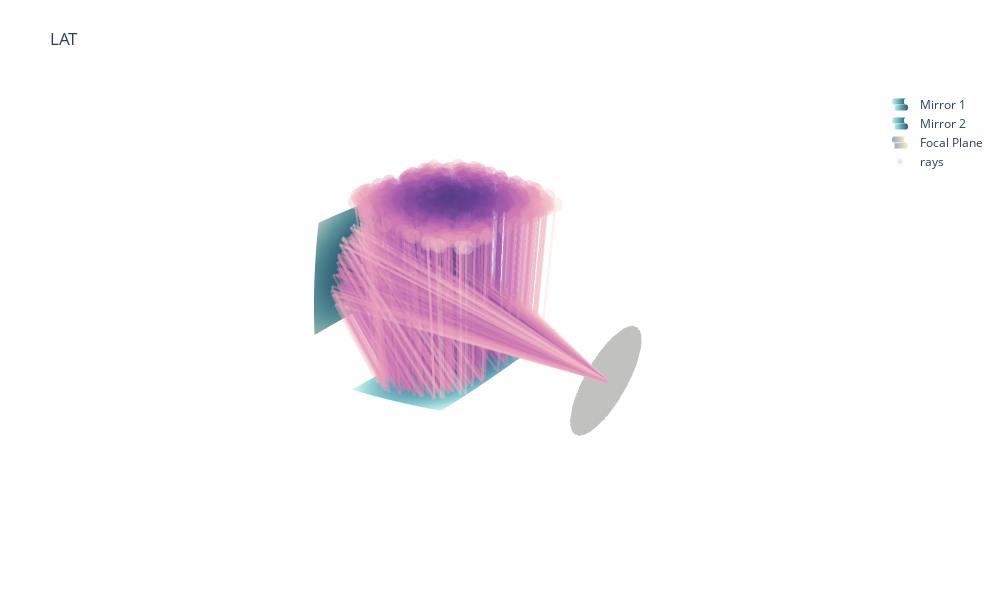

The notebook cell this image was saved under:
### Code cell
######### draw the mirrors and focal plane #############

miiror_size = 6000.0/np.cos(np.arctan(1 / 2))
msf = miiror_size/2.0

# positions of mirror 1 surface
x_m1 = np.linspace(-msf,msf,10, endpoint=True) # [mm]
y_m1 = np.linspace(-msf,msf,10, endpoint=True) # [mm]
x_m1, y_m1 = np.meshgrid(x_m1, y_m1)
height_1 = lgeo.z1(x_m1, y_m1)
x_m1, y_m1, z_m1 = lgeo.m1_into_tele(x_m1, y_m1, height_1)

# positions of mirror 2 surface
x_m2 = np.linspace(-msf,msf,10, endpoint=True) # [mm]
y_m2 = np.linspace(-msf,msf,10, endpoint=True) # [mm]
x_m2, y_m2 = np.meshgrid(x_m2, y_m2)
height_2 = lgeo.z2(x_m2, y_m2)
x_m2, y_m2, z_m2 = lgeo.m2_into_tele(x_m2, y_m2, height_2)

# positions of focal plane 
x_fp = np.linspace(-2000,2000,100, endpoint=True) # [mm]
y_fp = np.linspace(-2000,2000,100, endpoint=True) # [mm]
x_fp, y_fp = np.meshgrid(x_fp, x_fp)
z_fp = lgeo.z_focal(x_fp,y_fp)
r = np.sqrt(x_fp**2 + y_fp**2)
z_fp = np.where(r<2000,z_fp,np.nan)
x_fp,y_fp,z_fp = lgeo.foc_into_tele(x_fp,y_fp,z_fp,tg_el0, tg_az0)

plot_m1 = go.Surface(
                            x = x_m1,
                            y = y_m1,
                            z = z_m1,
                            surfacecolor=height_1, 
                            colorscale='Teal',
                            showscale= False, 
                            name = 'Mirror 1',
                            text="Mirror 1", 
                            showlegend = True, 
                            hoverinfo="name"
                        )

plot_m2 = go.Surface(
                            x = x_m2,
                            y = y_m2,
                            z = z_m2,
                            surfacecolor=-height_2,
                            colorscale='Teal',
                            showscale= False, 
                            name = 'Mirror 2',
                            showlegend = True, 
                            hoverinfo="name"
                        )

plot_fp = go.Surface(
                            x = x_fp,
                            y = y_fp,
                            z = z_fp,
                            surfacecolor=z_fp*0 + 0.6,
                            colorscale='Cividis',
                            showscale= False, 
                            opacity=0.4,
                            name = 'Focal Plane',
                            showlegend = True, 
                            hoverinfo="name"
                        )

plot_setup = [plot_m1, plot_m2, plot_fp]


######### draw the rays obtained from the simulation #############
apfield_t = apfield_t
fp = np.where(apfield_t[15,:]!=0) #Ignore rays that missed the focal plane
amp_min = np.min(apfield_t[16,:][fp])
amp_max = np.max(apfield_t[16,:][fp])
x_foc, y_foc, z_foc = P_rx

plot_rays = []
x_a_list, y_a_list, z_a_list = [], [], []
amp_list = []
for ii in np.unique(np.random.randint(low=0, high=len(apfield_t[15]), size=1000)):
    if apfield_t[15][ii] !=0 :
        x_m1, y_m1, z_m1 = apfield_t[3][ii], apfield_t[4][ii], apfield_t[5][ii]
        x_m2, y_m2, z_m2 = apfield_t[0][ii], apfield_t[1][ii], apfield_t[2][ii]
        x_a, y_a, z_a = apfield_t[9][ii], apfield_t[10][ii], apfield_t[11][ii]


        xline = [ x_a, x_m1, x_m2, x_foc]
        yline = [ y_a, y_m1, y_m2, y_foc]
        zline = [ z_a, z_m1, z_m2, z_foc]
    
        amp = apfield_t[16,:][ii]

        my_color = ('rgba('+str(np.random.randint(50, high = 200))+','+
                    str(np.random.randint(50, high = 200))+','+
                    str(np.random.randint(50, high = 200)))

        ray_line =go.Scatter3d(
                            x=xline, 
                            y=yline, 
                            z=zline,
                            mode='lines',
                            line=dict(
                                    color=[amp,amp,amp,amp],
                                    cmax=amp_max, 
                                    cmin=amp_min,
                                    width=5, 
                                    colorscale='Purpor', 
                                    ), 
                            opacity=0.4,
                            showlegend = False,
                            hoverinfo='none', 
                            )

        plot_rays.append(ray_line)
        x_a_list.append(x_a)
        y_a_list.append(y_a)
        z_a_list.append(z_a)
        amp_list.append(amp)

plot_ap = [go.Scatter3d(
                        x = x_a_list, y = y_a_list, z = z_a_list, 
                        mode = 'markers', 
                        marker=dict(symbol="circle", size=5, colorscale='Purpor', color=amp_list), 
                        opacity=0.4,
                        showlegend = True,
                        hoverinfo='name', 
                        name="rays"
                      )
          ]

#################### show the plot #########################
plot_layout = go.Layout(title='LAT', autosize=False,
                  width=1000, height=600,
                  margin=dict(l=65, r=50, b=65, t=90),
                  scene = dict(
                                xaxis=dict(visible=False),
                                yaxis=dict(visible=False),
                                zaxis=dict(visible=False),
                                aspectmode='data'),
                )
fig = go.Figure(
                data=plot_setup + plot_rays + plot_ap, 
                layout=plot_layout
                )
fig.show()
